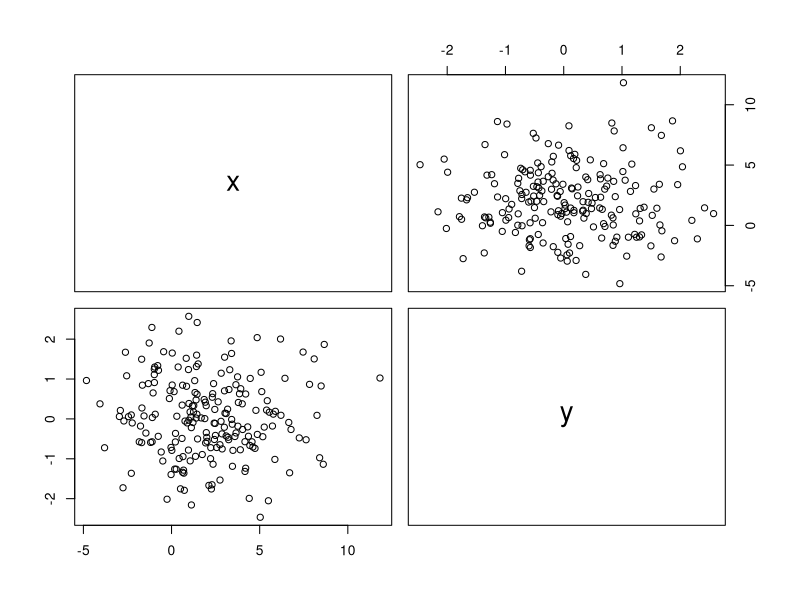
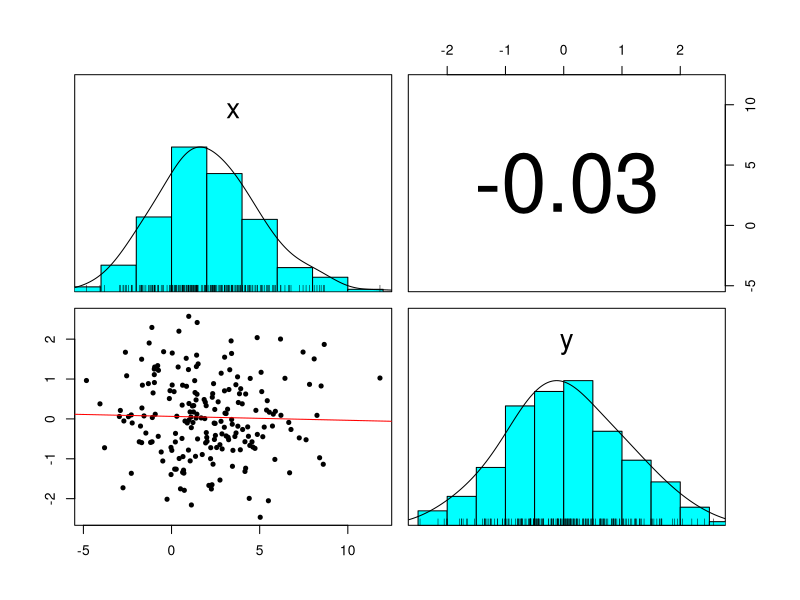
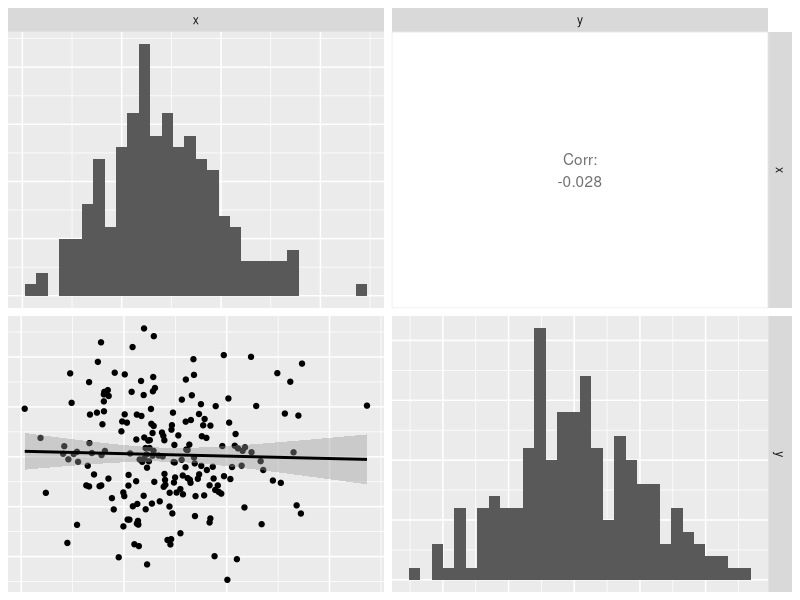

Reproduce these figures in R, in order.
## ---- chunk 1
## Generación de muestras X e Y
set.seed(123)
n <- 200 # cant observ
mu <- 2.1 # media
sd <- 3 # desv std
x <- rnorm(n, mean = mu, sd=sd ) # generar con dist.normal y utilizando la mu y sd solicitado
y <- rnorm(n ) # generar y con dist.normal con centro en 1 y 0
dat <- cbind(x,y) #junto los valores en una lista

## ---- chunk 2
pairs(dat) # otra forma de verificar relación, una matriz de diagramas de dispersión
cor(dat) # verifica correlación
## ---- chunk 3
# Realizo regresión lineal 
regresion <- lm(y ~ x, data = data.frame(dat))
summary(regresion)
## ---- chunk 4
library(psych)
library(GGally)
pairs.panels(x = data.frame(dat), ellipses = FALSE, lm = TRUE, method = "pearson")
ggpairs(dat, lower = list(continuous = "smooth"), 
        diag = list(continuous = "barDiag"), axisLabels = "none")
## ---- chunk 5

## ---- chunk 6

## ---- chunk 7

## ---- chunk 8

## ---- chunk 9

## ---- chunk 10

